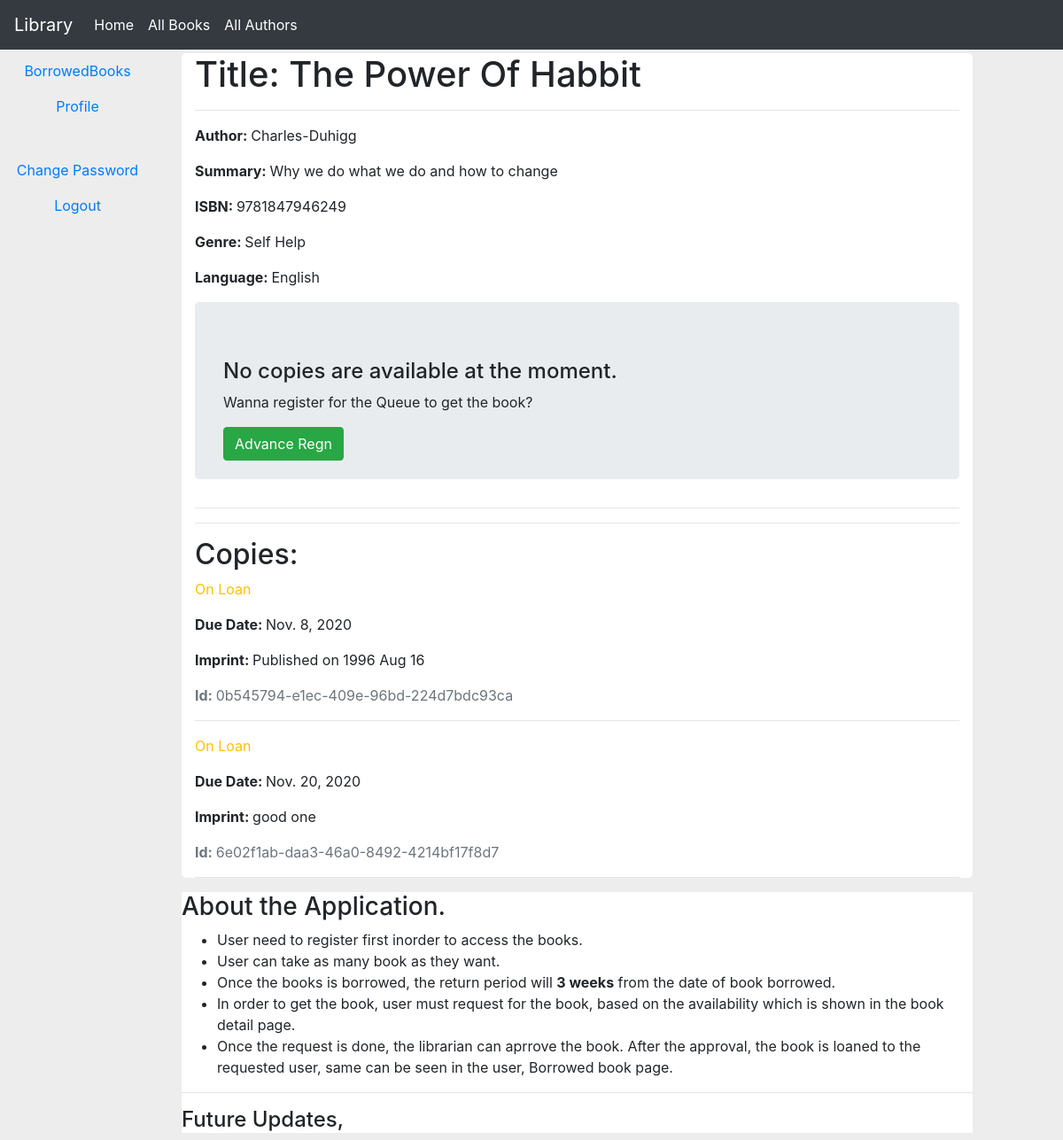
/catalog/books/1/ (signed in), run on the app's committed database.
### catalog/models.py (models this page shows, shortened)
class Book(models.Model):
    title = models.CharField(max_length=200)
    author = models.ForeignKey('Author', on_delete=models.SET_NULL, null=True)
    summary = models.TextField(max_length=1000, help_text="Enter a brief description of the book")
    isbn = models.CharField('ISBN', max_length=13,help_text="13 character unique number")
    genre = models.ManyToManyField(Genre, help_text="Select the genre of the book")
    language = models.ForeignKey('Language', on_delete=models.SET_NULL, null=True)
    def display_genre(self):
        return ", ".join(genre.name for genre in self.genre.all()[:3])
    display_genre.short_description = "Genre"

class Author(models.Model):
    first_name = models.CharField(max_length=100)
    last_name = models.CharField(max_length=100)
    date_of_birth = models.DateField(null=True, blank=True)
    date_of_death = models.DateField('Died',null=True, blank=True)
    class Meta:
        ordering = ['last_name','first_name']
    def __str__(self):
        return f"{self.first_name}-{self.last_name}"

class Genre(models.Model):
    name = models.CharField(max_length=200, help_text="Enter a book genre (eg: Science Fiction)")

class Language(models.Model):
    name = models.CharField(max_length=50, help_text="Language (eg: English, German)")
    def __str__(self):
        return self.name

class BookInstance(models.Model):
    id = models.UUIDField(primary_key=True, default=uuid.uuid4, help_text="Unique ID of the book")
    book = models.ForeignKey('Book',on_delete=models.CASCADE, null=True)
    imprint = models.CharField(max_length=200)
    due_back = models.DateField(null=True, blank=True)
    LOAN_STATUS = (('m','Maintenance'),('o','On Loan'),('a','Available'),('r', 'Received'),('R','Request'),('A','AdvanceRequest'))
    status = models.CharField(max_length=1, choices=LOAN_STATUS, blank=True,default='m', help_text="Book Availability")
    borrower = models.ForeignKey(User,on_delete=models.SET_NULL, null=True,blank=True)
    class Meta:
        ordering = ['due_back']
        permissions = (('Can_mark_retuned','Set book as returned'),)

### catalog/views.py (the view, shortened to what this page needs)
# urls.py: path('books/<int:pk>/', views.BookDetailView.as_view(), name="bookdetail"),
class BookDetailView(LoginRequiredMixin,DetailView):
    model = Book
    def get(sef,request,pk):
        book = Book.objects.get(id=pk)
        bookins = BookInstance.objects.filter(book=pk)
        bookcount = BookInstance.objects.filter(book=pk).count()
        bookcountAva = BookInstance.objects.filter(book=pk).filter(status__exact="a").count()
        ctx = {'book':book,'instances':bookins}
        return render(request,'catalog/detail.html',ctx)

### catalog/templates/catalog/detail.html (shortened to what this page needs)
{% extends "catalog/base.html" %}
{% block content %}
   <h1>Title: {{ book.title }}</h1>
   <hr>
   <p><strong>Author: </strong>{{ book.author }}</p>
   <p><strong>Summary: </strong>{{ book.summary }}</p>
   <p><strong>ISBN: </strong>{{ book.isbn }}</p>
   <p><strong>Genre: </strong>{{ book.display_genre }}</p>
   <p><strong>Language: </strong>{{ book.language }}</p>
   {% if user.is_staff %}
      <a href="{% url 'catalog:bookupdate' book.id %}" class="btn btn-outline-info">Update</a>
      <a href="{% url 'catalog:bookdelete' book.id %}" class="btn btn-outline-danger">Delete</a>
   {% else %}
      {% if availablebooks %}
      <button type="button" name="button" class="btn btn-success">{{ availablebooks }}</button>
      <button type="button" name="button" class="btn btn-success" data-toggle="modal" data-target="#Newmodal">
        Request a Book</button>
      <div class="modal fade" role="dialog" id="Newmodal">
        <div class="modal-dialog">
          <div class="modal-content">
            <div class="modal-header">
              <h4>Book Request</h4>
              <button type="button" name="button" class="close" data-dismiss="modal">&times;</button>
            </div>
            <div class="modal-body">
              <form class="" action="index.html" method="post">
                {% csrf_token %}
                <label for="#bkname">title: </label>
                <input type="text" name="bkname" id="bkname" class="form-control" value="{{ requestbook.book.title }}">
                <label for="#bkauthor">Author: </label>
                <input type="text" name="bkauthor" id="bkauthor" class="form-control" value="{{ requestbook.book.author }}">
                <label for="#bkid">Unique Id:</label>
                <input type="text" name="bkid" id="bkid" class="form-control" value="{{ requestbook.id }}">
                <label for="#borro">Borrower: </label>
                <input type="text" name="borrowe" id='borro'class="form-control"value="{{ request.user.username }}">
                <div class="modal-footer">
                  <button type="button" name="button" class="btn btn-success">
                    <a href="{% url 'catalog:requestbook' requestbook.id %}" style="text-decoration:none;color:white;">Submit</a>
                  </button>
                </div>
              </form>
            </div>
          </div>
        </div>
      </div>
      {% else %}
        <div class="jumbotron" style="height: 200px;">
         <h4>No copies are available at the moment.</h4>
         <p>Wanna register for the Queue to get the book?</p>
         <button type="button" name="button" data-toggle="modal" data-target="#Mymodal" class="btn btn-success">Advance Regn</button>
        </div>
      {% endif %}
   {% endif %}
   <hr>
   <hr>
   <div class="">
     <h2>Copies: </h2>
     {% for copy in instances %}
       <p class="{% if copy.status == 'a' %}text-success{% elif copy.status == 'm'%}text-danger
       {% else %}text-warning{% endif %}">
         {{ copy.get_status_display }}
       </p>
       {% if copy.status != 'a '%}
           <p><strong>Due Date: </strong> {{ copy.due_back }}</p>
       {% endif %}
       <p><strong>Imprint: </strong>{{ copy.imprint }}</p>
       <p class="text-muted"><strong>Id: </strong>{{ copy.id }}</p>
       <hr>
     {% endfor %}
   </div>
{% endblock %}

### catalog/static/css/style.css (style rules this page uses)
body { background-color: #ededed; margin-top: 60px; }

### data on the page
Book: title "The Power Of Habbit", author "Charles-Duhigg", summary "Why we do what we do and how to change", isbn "9781847946249", display_genre "Self Help", language "English"
BookInstance: status "On Loan", due_back "Nov. 8, 2020", imprint "Published on 1996 Aug 16", id "0b545794-e1ec-409e-96bd-224d7bdc93ca"
BookInstance: status "On Loan", due_back "Nov. 20, 2020", imprint "good one", id "6e02f1ab-daa3-46a0-8492-4214bf17f8d7"
